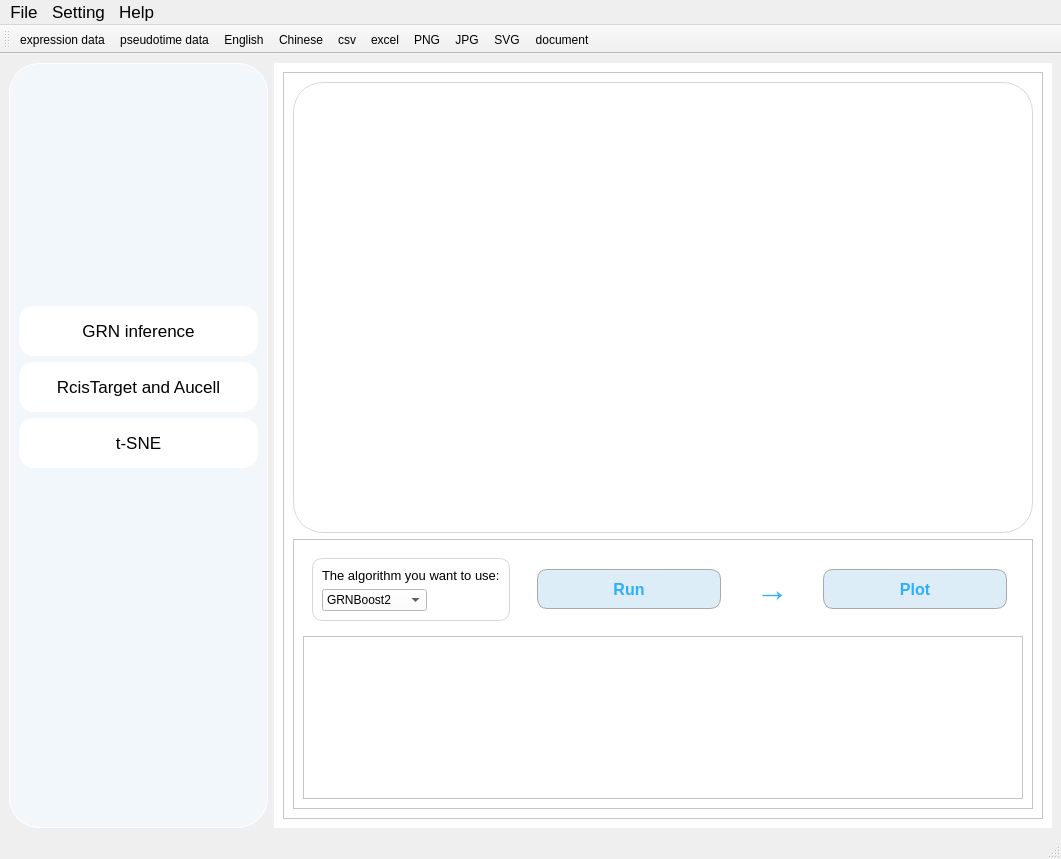
<?xml version="1.0" encoding="UTF-8"?>
<ui version="4.0">
 <class>MainWindow</class>
 <widget class="QMainWindow" name="MainWindow">
  <property name="geometry">
   <rect>
    <x>0</x>
    <y>0</y>
    <width>1061</width>
    <height>859</height>
   </rect>
  </property>
  <property name="windowTitle">
   <string>BEELINE</string>
  </property>
  <property name="windowIcon">
   <iconset>
    <normalon>:/新前缀/image/bee.png</normalon>
   </iconset>
  </property>
  <property name="styleSheet">
   <string notr="true">QAction {
	text-align:left;
}
background-color: rgb(255, 255, 255);</string>
  </property>
  <widget class="QWidget" name="centralwidget">
   <layout class="QHBoxLayout" name="horizontalLayout" stretch="1,3">
    <item>
     <widget class="QFrame" name="leftNav">
      <property name="styleSheet">
       <string notr="true">#leftNav {
	border:1px solid #ffffff;
	border-radius: 30px;
	background-color:rgb(242, 247, 251);
	text-align:center;
}
QPushButton {
	border-radius: 15px;
	background-color:white;
}
QPushButton:hover{
	background-color: rgb(108, 93, 210);
}
</string>
      </property>
      <property name="frameShape">
       <enum>QFrame::StyledPanel</enum>
      </property>
      <property name="frameShadow">
       <enum>QFrame::Raised</enum>
      </property>
      <layout class="QVBoxLayout" name="verticalLayout_6" stretch="2,0,3">
       <item>
        <spacer name="verticalSpacer">
         <property name="orientation">
          <enum>Qt::Vertical</enum>
         </property>
         <property name="sizeHint" stdset="0">
          <size>
           <width>20</width>
           <height>40</height>
          </size>
         </property>
        </spacer>
       </item>
       <item>
        <layout class="QVBoxLayout" name="verticalLayout">
         <property name="sizeConstraint">
          <enum>QLayout::SetFixedSize</enum>
         </property>
         <item>
          <widget class="QPushButton" name="btn1">
           <property name="minimumSize">
            <size>
             <width>0</width>
             <height>50</height>
            </size>
           </property>
           <property name="maximumSize">
            <size>
             <width>16777215</width>
             <height>50</height>
            </size>
           </property>
           <property name="font">
            <font>
             <family>Nirmala UI</family>
             <pointsize>13</pointsize>
             <weight>50</weight>
             <bold>false</bold>
            </font>
           </property>
           <property name="cursor">
            <cursorShape>PointingHandCursor</cursorShape>
           </property>
           <property name="text">
            <string>GRN inference</string>
           </property>
          </widget>
         </item>
         <item>
          <widget class="QPushButton" name="btn2">
           <property name="minimumSize">
            <size>
             <width>0</width>
             <height>50</height>
            </size>
           </property>
           <property name="maximumSize">
            <size>
             <width>16777215</width>
             <height>50</height>
            </size>
           </property>
           <property name="font">
            <font>
             <family>Nirmala UI</family>
             <pointsize>13</pointsize>
             <weight>50</weight>
             <bold>false</bold>
            </font>
           </property>
           <property name="cursor">
            <cursorShape>PointingHandCursor</cursorShape>
           </property>
           <property name="text">
            <string>RcisTarget and Aucell</string>
           </property>
          </widget>
         </item>
         <item>
          <widget class="QPushButton" name="btn3">
           <property name="minimumSize">
            <size>
             <width>0</width>
             <height>50</height>
            </size>
           </property>
           <property name="maximumSize">
            <size>
             <width>16777215</width>
             <height>50</height>
            </size>
           </property>
           <property name="font">
            <font>
             <family>Nirmala UI</family>
             <pointsize>13</pointsize>
             <weight>50</weight>
             <bold>false</bold>
            </font>
           </property>
           <property name="cursor">
            <cursorShape>PointingHandCursor</cursorShape>
           </property>
           <property name="text">
            <string>t-SNE</string>
           </property>
          </widget>
         </item>
        </layout>
       </item>
       <item>
        <spacer name="verticalSpacer_2">
         <property name="orientation">
          <enum>Qt::Vertical</enum>
         </property>
         <property name="sizeHint" stdset="0">
          <size>
           <width>20</width>
           <height>40</height>
          </size>
         </property>
        </spacer>
       </item>
      </layout>
     </widget>
    </item>
    <item>
     <widget class="QStackedWidget" name="stackedWidget">
      <property name="styleSheet">
       <string notr="true">background-color: rgb(255, 255, 255);</string>
      </property>
      <property name="currentIndex">
       <number>0</number>
      </property>
      <widget class="QWidget" name="page_0">
       <layout class="QHBoxLayout" name="horizontalLayout_4">
        <item>
         <widget class="QFrame" name="frame">
          <property name="frameShape">
           <enum>QFrame::StyledPanel</enum>
          </property>
          <property name="frameShadow">
           <enum>QFrame::Raised</enum>
          </property>
          <layout class="QVBoxLayout" name="verticalLayout_3" stretch="5,3">
           <item>
            <widget class="QWidget" name="plotArea_1" native="true">
             <property name="styleSheet">
              <string notr="true">border: 1px solid #d8d8d8;
border-radius: 30px;</string>
             </property>
            </widget>
           </item>
           <item>
            <widget class="QFrame" name="frame_5">
             <property name="frameShape">
              <enum>QFrame::StyledPanel</enum>
             </property>
             <property name="frameShadow">
              <enum>QFrame::Raised</enum>
             </property>
             <layout class="QVBoxLayout" name="verticalLayout_7" stretch="0,0">
              <item>
               <widget class="QFrame" name="frame_3">
                <property name="styleSheet">
                 <string notr="true">QPushButton {
	border-radius: 15px;
	background-color: #ddedf7;
	color: #2eaeff;
	border: 1px solid DarkGray;
	border-radius:10px;
}
</string>
                </property>
                <property name="frameShape">
                 <enum>QFrame::NoFrame</enum>
                </property>
                <property name="frameShadow">
                 <enum>QFrame::Raised</enum>
                </property>
                <property name="lineWidth">
                 <number>3</number>
                </property>
                <property name="midLineWidth">
                 <number>1</number>
                </property>
                <layout class="QHBoxLayout" name="horizontalLayout_6" stretch="0,0">
                 <property name="spacing">
                  <number>20</number>
                 </property>
                 <item>
                  <widget class="QFrame" name="bframe_2">
                   <property name="acceptDrops">
                    <bool>false</bool>
                   </property>
                   <property name="autoFillBackground">
                    <bool>false</bool>
                   </property>
                   <property name="styleSheet">
                    <string notr="true">#bframe_2 {
	border:1px solid #d8d8d8;
	border-radius:10px;
	}</string>
                   </property>
                   <property name="frameShape">
                    <enum>QFrame::Panel</enum>
                   </property>
                   <property name="frameShadow">
                    <enum>QFrame::Raised</enum>
                   </property>
                   <property name="lineWidth">
                    <number>1</number>
                   </property>
                   <property name="midLineWidth">
                    <number>1</number>
                   </property>
                   <layout class="QVBoxLayout" name="verticalLayout_8">
                    <item>
                     <widget class="QLabel" name="label_3">
                      <property name="font">
                       <font>
                        <family>Nirmala UI</family>
                        <pointsize>10</pointsize>
                       </font>
                      </property>
                      <property name="text">
                       <string>The algorithm you want to use:</string>
                      </property>
                     </widget>
                    </item>
                    <item>
                     <widget class="QComboBox" name="comboBox_2">
                      <property name="sizePolicy">
                       <sizepolicy hsizetype="Fixed" vsizetype="Fixed">
                        <horstretch>0</horstretch>
                        <verstretch>0</verstretch>
                       </sizepolicy>
                      </property>
                      <property name="font">
                       <font>
                        <family>Nirmala UI</family>
                       </font>
                      </property>
                      <property name="sizeAdjustPolicy">
                       <enum>QComboBox::AdjustToContents</enum>
                      </property>
                      <item>
                       <property name="text">
                        <string>GRNBoost2</string>
                       </property>
                      </item>
                      <item>
                       <property name="text">
                        <string>LEAP</string>
                       </property>
                      </item>
                      <item>
                       <property name="text">
                        <string>PPCOR</string>
                       </property>
                      </item>
                      <item>
                       <property name="text">
                        <string>SCODE</string>
                       </property>
                      </item>
                      <item>
                       <property name="text">
                        <string>SINCERITIES</string>
                       </property>
                      </item>
                     </widget>
                    </item>
                   </layout>
                  </widget>
                 </item>
                 <item>
                  <layout class="QHBoxLayout" name="horizontalLayout_3" stretch="3,1,3">
                   <property name="leftMargin">
                    <number>7</number>
                   </property>
                   <property name="rightMargin">
                    <number>7</number>
                   </property>
                   <item>
                    <widget class="QPushButton" name="rbtn1_2">
                     <property name="minimumSize">
                      <size>
                       <width>0</width>
                       <height>40</height>
                      </size>
                     </property>
                     <property name="maximumSize">
                      <size>
                       <width>16777215</width>
                       <height>40</height>
                      </size>
                     </property>
                     <property name="font">
                      <font>
                       <family>Nirmala UI</family>
                       <pointsize>12</pointsize>
                       <weight>75</weight>
                       <bold>true</bold>
                      </font>
                     </property>
                     <property name="cursor">
                      <cursorShape>PointingHandCursor</cursorShape>
                     </property>
                     <property name="contextMenuPolicy">
                      <enum>Qt::DefaultContextMenu</enum>
                     </property>
                     <property name="text">
                      <string>Run</string>
                     </property>
                    </widget>
                   </item>
                   <item>
                    <widget class="QLabel" name="rightArrow_2">
                     <property name="font">
                      <font>
                       <pointsize>25</pointsize>
                       <weight>75</weight>
                       <bold>true</bold>
                      </font>
                     </property>
                     <property name="styleSheet">
                      <string notr="true">color: rgb(46, 174, 255);</string>
                     </property>
                     <property name="text">
                      <string>→</string>
                     </property>
                     <property name="alignment">
                      <set>Qt::AlignCenter</set>
                     </property>
                    </widget>
                   </item>
                   <item>
                    <widget class="QPushButton" name="rbtn2_2">
                     <property name="minimumSize">
                      <size>
                       <width>0</width>
                       <height>40</height>
                      </size>
                     </property>
                     <property name="maximumSize">
                      <size>
                       <width>16777215</width>
                       <height>40</height>
                      </size>
                     </property>
                     <property name="font">
                      <font>
                       <family>Nirmala UI</family>
                       <pointsize>12</pointsize>
                       <weight>75</weight>
                       <bold>true</bold>
                      </font>
                     </property>
                     <property name="cursor">
                      <cursorShape>PointingHandCursor</cursorShape>
                     </property>
                     <property name="text">
                      <string>Plot</string>
                     </property>
                    </widget>
                   </item>
                  </layout>
                 </item>
                </layout>
               </widget>
              </item>
              <item>
               <widget class="QTextBrowser" name="outputArea">
                <property name="sizePolicy">
                 <sizepolicy hsizetype="Preferred" vsizetype="Preferred">
                  <horstretch>0</horstretch>
                  <verstretch>0</verstretch>
                 </sizepolicy>
                </property>
                <property name="font">
                 <font>
                  <family>Nirmala UI</family>
                  <pointsize>10</pointsize>
                 </font>
                </property>
               </widget>
              </item>
             </layout>
            </widget>
           </item>
          </layout>
         </widget>
        </item>
       </layout>
      </widget>
      <widget class="QWidget" name="page_1">
       <layout class="QHBoxLayout" name="horizontalLayout_7">
        <item>
         <widget class="QFrame" name="frame_2">
          <property name="frameShape">
           <enum>QFrame::StyledPanel</enum>
          </property>
          <property name="frameShadow">
           <enum>QFrame::Raised</enum>
          </property>
          <layout class="QVBoxLayout" name="verticalLayout_4" stretch="4,1">
           <item>
            <widget class="QWidget" name="plotArea_2" native="true">
             <property name="styleSheet">
              <string notr="true">border: 1px solid #d8d8d8;
border-radius: 30px;</string>
             </property>
            </widget>
           </item>
           <item>
            <widget class="QFrame" name="frame_6">
             <property name="frameShape">
              <enum>QFrame::StyledPanel</enum>
             </property>
             <property name="frameShadow">
              <enum>QFrame::Raised</enum>
             </property>
             <layout class="QVBoxLayout" name="verticalLayout_9" stretch="0">
              <item>
               <widget class="QFrame" name="frame_4">
                <property name="styleSheet">
                 <string notr="true">QPushButton {
	border-radius: 15px;
	background-color: #ddedf7;
	color: #2eaeff;
	border: 1px solid DarkGray;
	border-radius:10px;
}
</string>
                </property>
                <property name="frameShape">
                 <enum>QFrame::NoFrame</enum>
                </property>
                <property name="frameShadow">
                 <enum>QFrame::Raised</enum>
                </property>
                <property name="lineWidth">
                 <number>3</number>
                </property>
                <property name="midLineWidth">
                 <number>1</number>
                </property>
                <layout class="QHBoxLayout" name="horizontalLayout_5">
                 <item>
                  <widget class="QFrame" name="frame_7">
                   <property name="frameShape">
                    <enum>QFrame::StyledPanel</enum>
                   </property>
                   <property name="frameShadow">
                    <enum>QFrame::Raised</enum>
                   </property>
                   <layout class="QVBoxLayout" name="verticalLayout_2">
                    <item>
                     <widget class="QLabel" name="label">
                      <property name="font">
                       <font>
                        <family>Nirmala UI</family>
                        <pointsize>10</pointsize>
                       </font>
                      </property>
                      <property name="text">
                       <string>choose the reference species:</string>
                      </property>
                     </widget>
                    </item>
                    <item>
                     <widget class="QComboBox" name="comboBox">
                      <property name="sizePolicy">
                       <sizepolicy hsizetype="Fixed" vsizetype="Fixed">
                        <horstretch>0</horstretch>
                        <verstretch>0</verstretch>
                       </sizepolicy>
                      </property>
                      <property name="font">
                       <font>
                        <family>Nirmala UI</family>
                        <pointsize>10</pointsize>
                       </font>
                      </property>
                      <item>
                       <property name="text">
                        <string>mouse</string>
                       </property>
                      </item>
                      <item>
                       <property name="text">
                        <string>human</string>
                       </property>
                      </item>
                     </widget>
                    </item>
                   </layout>
                  </widget>
                 </item>
                 <item>
                  <widget class="QFrame" name="frame_8">
                   <property name="frameShape">
                    <enum>QFrame::StyledPanel</enum>
                   </property>
                   <property name="frameShadow">
                    <enum>QFrame::Raised</enum>
                   </property>
                   <layout class="QHBoxLayout" name="horizontalLayout_2" stretch="1,1">
                    <property name="spacing">
                     <number>60</number>
                    </property>
                    <property name="leftMargin">
                     <number>20</number>
                    </property>
                    <property name="rightMargin">
                     <number>20</number>
                    </property>
                    <item>
                     <widget class="QPushButton" name="rbtn1_3">
                      <property name="minimumSize">
                       <size>
                        <width>0</width>
                        <height>40</height>
                       </size>
                      </property>
                      <property name="maximumSize">
                       <size>
                        <width>16777215</width>
                        <height>40</height>
                       </size>
                      </property>
                      <property name="font">
                       <font>
                        <family>Nirmala UI</family>
                        <pointsize>12</pointsize>
                        <weight>75</weight>
                        <bold>true</bold>
                       </font>
                      </property>
                      <property name="cursor">
                       <cursorShape>PointingHandCursor</cursorShape>
                      </property>
                      <property name="contextMenuPolicy">
                       <enum>Qt::DefaultContextMenu</enum>
                      </property>
                      <property name="text">
                       <string>RcisTarget</string>
                      </property>
                     </widget>
                    </item>
                    <item>
                     <widget class="QPushButton" name="rbtn2_3">
                      <property name="minimumSize">
                       <size>
                        <width>0</width>
                        <height>40</height>
                       </size>
                      </property>
                      <property name="maximumSize">
                       <size>
                        <width>16777215</width>
                        <height>40</height>
                       </size>
                      </property>
                      <property name="font">
                       <font>
                        <family>Nirmala UI</family>
                        <pointsize>12</pointsize>
                        <weight>75</weight>
                        <bold>true</bold>
                       </font>
                      </property>
                      <property name="cursor">
                       <cursorShape>PointingHandCursor</cursorShape>
                      </property>
                      <property name="text">
                       <string>Aucell</string>
                      </property>
                     </widget>
                    </item>
                   </layout>
                  </widget>
                 </item>
                </layout>
               </widget>
              </item>
             </layout>
            </widget>
           </item>
          </layout>
         </widget>
        </item>
       </layout>
      </widget>
      <widget class="QWidget" name="page_2">
       <layout class="QVBoxLayout" name="verticalLayout_5" stretch="5,1">
        <item>
         <widget class="QWidget" name="plotArea_3" native="true">
          <property name="styleSheet">
           <string notr="true">border: 1px solid #d8d8d8;
border-radius: 30px;</string>
          </property>
         </widget>
        </item>
        <item>
         <widget class="QFrame" name="frame_9">
          <property name="styleSheet">
           <string notr="true">QPushButton {
	border-radius: 15px;
	background-color: #ddedf7;
	color: #2eaeff;
	border: 1px solid DarkGray;
	border-radius:10px;
}
</string>
          </property>
          <property name="frameShape">
           <enum>QFrame::StyledPanel</enum>
          </property>
          <property name="frameShadow">
           <enum>QFrame::Raised</enum>
          </property>
          <layout class="QHBoxLayout" name="horizontalLayout_8">
           <item>
            <layout class="QVBoxLayout" name="verticalLayout_10">
             <item>
              <widget class="QLabel" name="label_2">
               <property name="font">
                <font>
                 <family>Nirmala UI</family>
                 <pointsize>12</pointsize>
                </font>
               </property>
               <property name="text">
                <string>choose the top index:</string>
               </property>
              </widget>
             </item>
             <item>
              <widget class="QComboBox" name="comboBox_3">
               <property name="sizePolicy">
                <sizepolicy hsizetype="Fixed" vsizetype="Fixed">
                 <horstretch>0</horstretch>
                 <verstretch>0</verstretch>
                </sizepolicy>
               </property>
               <property name="minimumSize">
                <size>
                 <width>80</width>
                 <height>0</height>
                </size>
               </property>
               <property name="maximumSize">
                <size>
                 <width>80</width>
                 <height>16777215</height>
                </size>
               </property>
               <property name="font">
                <font>
                 <pointsize>11</pointsize>
                </font>
               </property>
               <item>
                <property name="text">
                 <string>1</string>
                </property>
               </item>
               <item>
                <property name="text">
                 <string>2</string>
                </property>
               </item>
               <item>
                <property name="text">
                 <string>3</string>
                </property>
               </item>
              </widget>
             </item>
            </layout>
           </item>
           <item>
            <widget class="QPushButton" name="btn4_3">
             <property name="sizePolicy">
              <sizepolicy hsizetype="Fixed" vsizetype="Fixed">
               <horstretch>0</horstretch>
               <verstretch>0</verstretch>
              </sizepolicy>
             </property>
             <property name="minimumSize">
              <size>
               <width>0</width>
               <height>50</height>
              </size>
             </property>
             <property name="maximumSize">
              <size>
               <width>200</width>
               <height>50</height>
              </size>
             </property>
             <property name="font">
              <font>
               <family>Nirmala UI</family>
               <pointsize>13</pointsize>
               <weight>75</weight>
               <bold>true</bold>
              </font>
             </property>
             <property name="cursor">
              <cursorShape>PointingHandCursor</cursorShape>
             </property>
             <property name="text">
              <string>Run</string>
             </property>
            </widget>
           </item>
           <item>
            <widget class="QPushButton" name="btn4_2">
             <property name="sizePolicy">
              <sizepolicy hsizetype="Fixed" vsizetype="Fixed">
               <horstretch>0</horstretch>
               <verstretch>0</verstretch>
              </sizepolicy>
             </property>
             <property name="minimumSize">
              <size>
               <width>0</width>
               <height>50</height>
              </size>
             </property>
             <property name="maximumSize">
              <size>
               <width>200</width>
               <height>50</height>
              </size>
             </property>
             <property name="font">
              <font>
               <family>Nirmala UI</family>
               <pointsize>13</pointsize>
               <weight>75</weight>
               <bold>true</bold>
              </font>
             </property>
             <property name="cursor">
              <cursorShape>PointingHandCursor</cursorShape>
             </property>
             <property name="text">
              <string>Plot</string>
             </property>
            </widget>
           </item>
          </layout>
         </widget>
        </item>
       </layout>
      </widget>
     </widget>
    </item>
   </layout>
  </widget>
  <widget class="QMenuBar" name="menubar">
   <property name="geometry">
    <rect>
     <x>0</x>
     <y>0</y>
     <width>1061</width>
     <height>36</height>
    </rect>
   </property>
   <property name="font">
    <font>
     <family>Nirmala UI</family>
     <pointsize>13</pointsize>
    </font>
   </property>
   <widget class="QMenu" name="menuFile">
    <property name="font">
     <font>
      <family>Nirmala UI</family>
      <pointsize>10</pointsize>
     </font>
    </property>
    <property name="title">
     <string>File</string>
    </property>
    <widget class="QMenu" name="menuchoose">
     <property name="title">
      <string>choose</string>
     </property>
     <addaction name="actionexpression_data"/>
     <addaction name="separator"/>
     <addaction name="actionpseudotime_data"/>
     <addaction name="separator"/>
    </widget>
    <widget class="QMenu" name="menuexport_as">
     <property name="title">
      <string>export as</string>
     </property>
     <addaction name="actionPNG"/>
     <addaction name="separator"/>
     <addaction name="actionJPG"/>
     <addaction name="separator"/>
     <addaction name="actionSVG"/>
     <addaction name="separator"/>
    </widget>
    <widget class="QMenu" name="menusave_as">
     <property name="title">
      <string>save as</string>
     </property>
     <addaction name="actioncsv"/>
     <addaction name="separator"/>
     <addaction name="actionexcel"/>
     <addaction name="separator"/>
    </widget>
    <addaction name="menuchoose"/>
    <addaction name="separator"/>
    <addaction name="menuexport_as"/>
    <addaction name="separator"/>
    <addaction name="menusave_as"/>
    <addaction name="separator"/>
   </widget>
   <widget class="QMenu" name="menuSetting">
    <property name="font">
     <font>
      <family>Nirmala UI</family>
      <pointsize>10</pointsize>
     </font>
    </property>
    <property name="title">
     <string>Setting</string>
    </property>
    <widget class="QMenu" name="menulanguage">
     <property name="title">
      <string>language</string>
     </property>
     <addaction name="actionEnglish"/>
     <addaction name="separator"/>
     <addaction name="actionChinese"/>
     <addaction name="separator"/>
    </widget>
    <addaction name="menulanguage"/>
   </widget>
   <widget class="QMenu" name="menuHelp">
    <property name="font">
     <font>
      <family>Nirmala UI</family>
      <pointsize>10</pointsize>
     </font>
    </property>
    <property name="title">
     <string>Help</string>
    </property>
    <addaction name="actiondocument"/>
    <addaction name="separator"/>
   </widget>
   <addaction name="menuFile"/>
   <addaction name="menuSetting"/>
   <addaction name="menuHelp"/>
  </widget>
  <widget class="QStatusBar" name="statusbar"/>
  <widget class="QToolBar" name="toolBar">
   <property name="windowTitle">
    <string>toolBar</string>
   </property>
   <attribute name="toolBarArea">
    <enum>TopToolBarArea</enum>
   </attribute>
   <attribute name="toolBarBreak">
    <bool>false</bool>
   </attribute>
   <addaction name="actionexpression_data"/>
   <addaction name="actionpseudotime_data"/>
   <addaction name="actionEnglish"/>
   <addaction name="actionChinese"/>
   <addaction name="actioncsv"/>
   <addaction name="actionexcel"/>
   <addaction name="actionPNG"/>
   <addaction name="actionJPG"/>
   <addaction name="actionSVG"/>
   <addaction name="actiondocument"/>
  </widget>
  <action name="actionEnglish">
   <property name="icon">
    <iconset>
     <normalon>:/新前缀/image/english.png</normalon>
    </iconset>
   </property>
   <property name="text">
    <string>English</string>
   </property>
  </action>
  <action name="actionChinese">
   <property name="icon">
    <iconset>
     <normalon>:/新前缀/image/chinese.png</normalon>
    </iconset>
   </property>
   <property name="text">
    <string>Chinese</string>
   </property>
  </action>
  <action name="actionexpression_data">
   <property name="icon">
    <iconset>
     <normalon>:/新前缀/image/expression.png</normalon>
    </iconset>
   </property>
   <property name="text">
    <string>expression data</string>
   </property>
  </action>
  <action name="actionpseudotime_data">
   <property name="icon">
    <iconset>
     <normalon>:/新前缀/image/pseudotime.png</normalon>
    </iconset>
   </property>
   <property name="text">
    <string>pseudotime data</string>
   </property>
  </action>
  <action name="actionPNG">
   <property name="icon">
    <iconset>
     <normalon>:/新前缀/image/png.png</normalon>
    </iconset>
   </property>
   <property name="text">
    <string>PNG</string>
   </property>
  </action>
  <action name="actionJPG">
   <property name="icon">
    <iconset>
     <normalon>:/新前缀/image/jpg.png</normalon>
    </iconset>
   </property>
   <property name="text">
    <string>JPG</string>
   </property>
  </action>
  <action name="actionSVG">
   <property name="icon">
    <iconset>
     <normalon>:/新前缀/image/svg.png</normalon>
    </iconset>
   </property>
   <property name="text">
    <string>SVG</string>
   </property>
  </action>
  <action name="actioncsv">
   <property name="icon">
    <iconset>
     <normalon>:/新前缀/image/csv.png</normalon>
    </iconset>
   </property>
   <property name="text">
    <string>csv</string>
   </property>
  </action>
  <action name="actionexcel">
   <property name="icon">
    <iconset>
     <normalon>:/新前缀/image/excel.png</normalon>
    </iconset>
   </property>
   <property name="text">
    <string>excel</string>
   </property>
  </action>
  <action name="actiondocument">
   <property name="icon">
    <iconset>
     <normalon>:/新前缀/image/doc.png</normalon>
    </iconset>
   </property>
   <property name="text">
    <string>document</string>
   </property>
  </action>
 </widget>
 <resources>
  <include location="picture.qrc"/>
 </resources>
 <connections/>
</ui>
